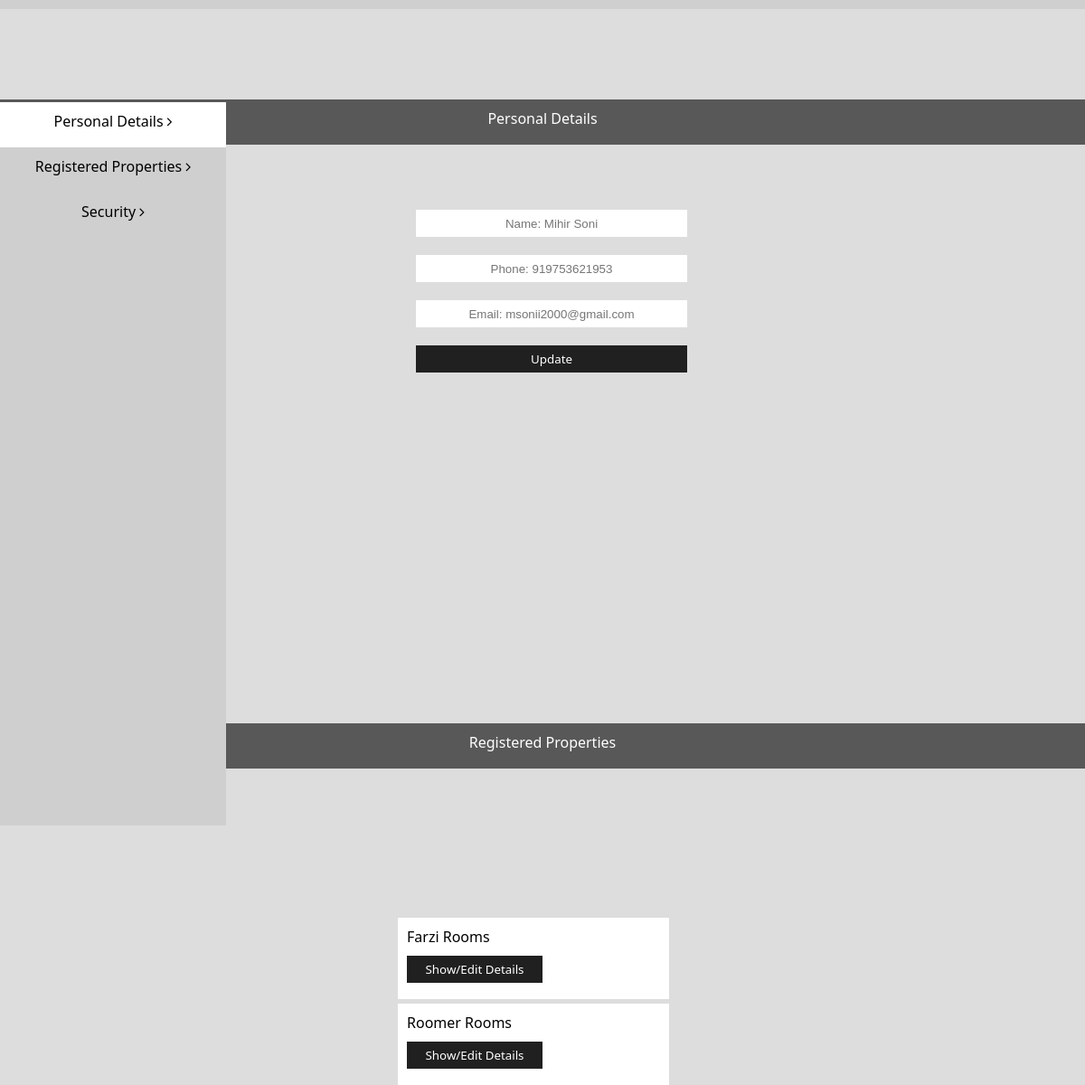
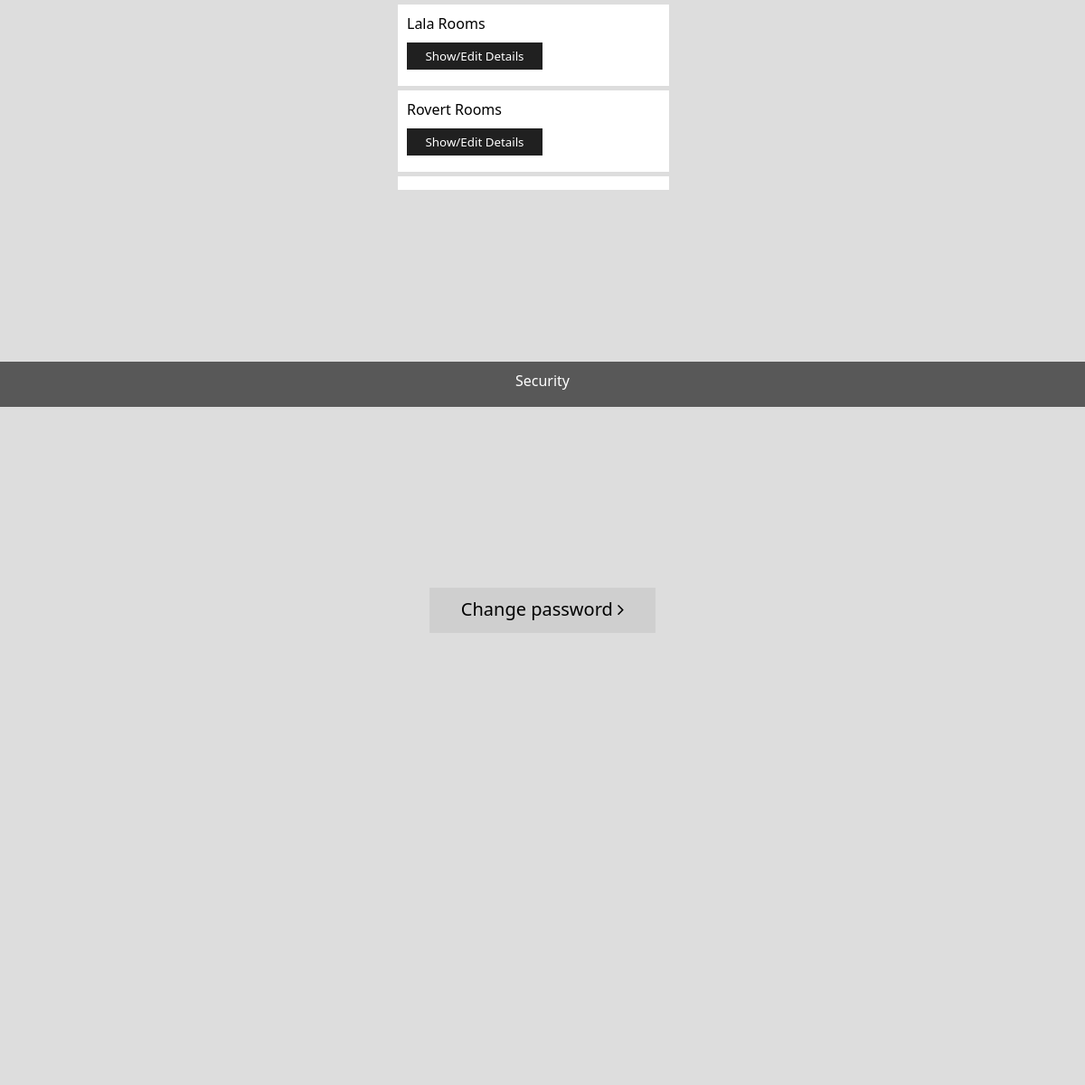
/user-profile.php (signed in), run on the app's committed database (2 pictures, top to bottom).
### tables this page shows
CREATE TABLE `user` (
  `id` int(6) NOT NULL,
  `fname` varchar(50) NOT NULL,
  `lname` varchar(50) NOT NULL,
  `gender` varchar(6) NOT NULL,
  `age` int(3) NOT NULL,
  `phone` varchar(15) NOT NULL,
  `email` varchar(50) NOT NULL,
  `password` varchar(35) NOT NULL,
  `pp` varchar(30) NOT NULL DEFAULT './files/user/0000_PP.jpg',
  `OA` int(1) NOT NULL DEFAULT '0',
  `r` int(11) NOT NULL,
  `h` int(1) NOT NULL,
  `t` int(1) NOT NULL
);

CREATE TABLE `room_address` (
  `uid` int(6) NOT NULL,
  `cid` int(6) NOT NULL,
  `bn` varchar(50) NOT NULL,
  `bno` varchar(10) NOT NULL DEFAULT '',
  `state` varchar(50) NOT NULL DEFAULT '',
  `city` varchar(50) NOT NULL DEFAULT '',
  `landmark` varchar(50) NOT NULL DEFAULT '',
  `area` varchar(100) DEFAULT NULL,
  `sarea` varchar(100) NOT NULL,
  `vt` varchar(50) DEFAULT NULL,
  `pincode` int(6) DEFAULT NULL,
  `image` blob,
  `lng` varchar(50) NOT NULL,
  `lat` varchar(50) NOT NULL
);

### user-data.php (called while the page is built, shortened)
<?php 	session_start();
		require 'db-connection.php';
		if(isset($_SESSION['id']))
		{
		$id=$_SESSION['id'];
		$q= "select * from user where id='$id'";
		$result = mysqli_query($conn,$q)->fetch_assoc();
		$fname=$result['fname'];
		$lname=$result['lname'];
		$phone=$result['phone'];
		$email=$result['email'];
		$r = $result['r'];
	}
 ?>

### user-profile.php (the view, shortened to what this page needs)
<?php require'user-data.php'; ?>
        <link rel="stylesheet" type="text/css" href="style.css">
        <link rel="stylesheet" href="https://cdnjs.cloudflare.com/ajax/libs/font-awesome/4.7.0/css/font-awesome.min.css">
        <link href='https://api.mapbox.com/mapbox-gl-js/v1.8.1/mapbox-gl.css' rel='stylesheet'>
        <?php
        $user_name=$fname.' '.$lname;
    ?>
    <body>
        <div class="header" id="header" >
        </div>
        <div id="subsection" class="" style="z-index:2;width: 250px; height: 100vh; background-color: #CFCFCF; position: fixed;top:113px;">
            <div id="pd-b" class="sub-section-menu" onclick="window.location='user-profile.php#personal-details';">
                <span style="color:black;position:relative;top: 10px; font-weight: 300;">Personal Details <i style="" class="fa fa-angle-right"></i></span>
            </div>
            <div id="rp-b" class="sub-section-menu" onclick="window.location='user-profile.php#registered-properties';">
                <span style="color:black;position:relative;top: 10px; font-weight: 300;">Registered Properties <i style="" class="fa fa-angle-right"></i></span>
            </div>
            <div id="sc-b" class="sub-section-menu" onclick="window.location='user-profile.php#security-tab';">
                <span style="color:black;position:relative;top: 10px; font-weight: 300;">Security <i style="" class="fa fa-angle-right"></i></span>
            </div>
        </div>
        <div class="section" id="personal-details">
            <div class="" style="z-index: 1; height:50px;width: 100%; background-color: rgba(0,0,0,0.6); color:white; position: sticky; top:110px; text-align: center;">
                <span style="position:relative;top: 10px; font-weight: 300;">Personal Details</span>
            </div>
            <div class="subsec" style="top:150px;">
                <form action="update-user.php" method="post">
                <div style="position: relative; top:10px; left:10px; display: inline-block;">
                    <div id="u-pp2" style="display:inline-block;position:relative;"></div><br><br>
                        <input class="inputs" style="height: 30px; width: 300px; text-align: center;" type="" name="username" placeholder="Name: <?php echo $user_name; ?>"><br>
                        <input class="inputs" style="height: 30px; width: 300px; text-align: center;" type="" name="phoneno" placeholder="Phone: <?php echo $phone; ?>" disabled><br>
                        <input class="inputs" style="height: 30px; width: 300px; text-align: center;" type="" name="email" placeholder="Email: <?php echo $email; ?>" disabled>
                        <input class="btn" style="height: 30px; width: 300px; text-align: center;" type="submit" value = 'Update' name="" >
                </div>
                </form>
            </div>
        </div>
        <div class="section" id="registered-properties" >
            <div class="" style="z-index: 1; height:50px;width: 100%; background-color: rgba(0,0,0,0.6); color:white; position: sticky; top:110px; text-align: center;">
                <span style="position:relative;top: 10px; font-weight: 300;">Registered Properties</span>
            </div>
            <div class="subsec" style="margin-top: 10px;">
                <div id="ifm" style="display:inline-block;z-index: 0; position: relative; width: 220px;">
                <?php
                    if($r)
                    {
                        $q = "select * from room_address where uid = '$id';";
                        $result = mysqli_query($conn,$q);
                        if($result)
                        {
                            while ($row = $result->fetch_assoc())
                            {
                            echo"
                                <div class='res-data' style='text-align:left;'>
                                    <span style='display:block;font-weight:500;cursor:pointer;position: relative; left: 10px; top:10px;'>{$row['bn']}</span>
                                    <button class='btn' style=' position: relative; left: 10px; top:20px;height:30px; width:150px;'>Show/Edit Details</button>
                                </div>
                            ";
                            }
                        }
                    }
                 ?>
                 </div>
            </div>
        </div>
        <div id="security-tab" class="section">
            <div class="" style="z-index: 1; height:50px;width: 100%; background-color: rgba(0,0,0,0.6); color:white; position: sticky; top:110px; text-align: center;">
                <span style="position:relative;top: 10px; font-weight: 300;">Security</span>
            </div>
            <div style="margin-top: 200px; display: inline-block; font-size: 20px;">
                <div class="sub-section-menu" onclick="window.location='reset-password.php';">
                <span style="color:black;position:relative;top: 10px; font-weight: 300;">Change password <i style="" class="fa fa-angle-right"></i></span>
                </div>
            </div>
        </div>
    </body>

### style.css (style rules this page uses)
body { margin-top: 0px; font-family: segoe UI; }
.section { height: 100vh; background-color: #DDDDDD; animation-name: faded; animation-duration: .4s; }
.header { z-index: 2; float: left; margin-top: 0px; color:black; background-color:#CFCFCF; position: fixed; width: 100%; transition: 0.2s; padding-bottom: 10px; }
body { font-family: Segoe UI; margin: 0px; }
.btn { font-family: segoe UI; background-color: #202020; border:none; height: 50px; width: 80px; color:white; }
.inputs { background-color: white; outline: none; padding: 5px; width: 75%; height: 40px; border-style: none; margin: 0px 0px 20px 0px; }
.res-data { cursor:pointer;margin-top:5px;width: 300px; height: 90px; background-color: white;transition: .4s; }
#ifm { display: block; padding-right:100px;overflow-y:scroll; overflow-x:hidden;border-style: none; width: 310px; height: 400px; }
.sub-section-menu { cursor:pointer; text-align:center;position: relative; width: 250px; height: 50px; }
.subsec { display: inline-block; position:relative; width: 400px; height: 500px; top:150px; text-align: center; }

### user-profile.php (style rules this page uses)
.section { text-align: center; }

### data on the page
user: username "Name: Mihir Soni", phoneno "Phone: 919753621953", email "Email: msonii2000@gmail.com"
room_address: bn "Farzi Rooms"
room_address: bn "Roomer Rooms"
room_address: bn "Lala Rooms"
room_address: bn "Rovert Rooms"
